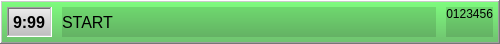
<?xml version="1.0" encoding="UTF-8"?>
<ui version="4.0">
 <class>bookingStartStrip</class>
 <widget class="QFrame" name="bookingStartStrip">
  <property name="geometry">
   <rect>
    <x>0</x>
    <y>0</y>
    <width>500</width>
    <height>44</height>
   </rect>
  </property>
  <property name="styleSheet">
   <string notr="true">QLabel { color: black; } #bookingStartStrip { background-color: qlineargradient( x1:0 y1:0, x2:0 y2:1, stop:0 #7FFF7F, stop:1 #6FBF6F); }</string>
  </property>
  <property name="frameShape">
   <enum>QFrame::WinPanel</enum>
  </property>
  <property name="frameShadow">
   <enum>QFrame::Raised</enum>
  </property>
  <layout class="QHBoxLayout" stretch="0,1,0">
   <property name="spacing">
    <number>10</number>
   </property>
   <property name="leftMargin">
    <number>5</number>
   </property>
   <property name="topMargin">
    <number>5</number>
   </property>
   <property name="rightMargin">
    <number>5</number>
   </property>
   <property name="bottomMargin">
    <number>5</number>
   </property>
   <item>
    <widget class="QLabel" name="labelTime">
     <property name="font">
      <font>
       <pointsize>12</pointsize>
       <weight>75</weight>
       <bold>true</bold>
      </font>
     </property>
     <property name="styleSheet">
      <string notr="true">QLabel { background-color: qlineargradient( x1:0 y1:0, x2:0 y2:1, stop:0 #EEEEEE, stop:1 #BBBBBB); }</string>
     </property>
     <property name="frameShape">
      <enum>QFrame::WinPanel</enum>
     </property>
     <property name="frameShadow">
      <enum>QFrame::Sunken</enum>
     </property>
     <property name="text">
      <string notr="true">9:99</string>
     </property>
    </widget>
   </item>
   <item>
    <widget class="QLabel" name="labelType">
     <property name="font">
      <font>
       <pointsize>12</pointsize>
      </font>
     </property>
     <property name="styleSheet">
      <string notr="true">background-color: rgba(0,0,0,30);</string>
     </property>
     <property name="text">
      <string>START</string>
     </property>
    </widget>
   </item>
   <item>
    <widget class="QLabel" name="labelId">
     <property name="styleSheet">
      <string notr="true">background-color: rgba(0,0,0,30);</string>
     </property>
     <property name="text">
      <string notr="true">0123456</string>
     </property>
     <property name="alignment">
      <set>Qt::AlignRight|Qt::AlignTop|Qt::AlignTrailing</set>
     </property>
    </widget>
   </item>
  </layout>
 </widget>
 <resources/>
 <connections/>
</ui>
